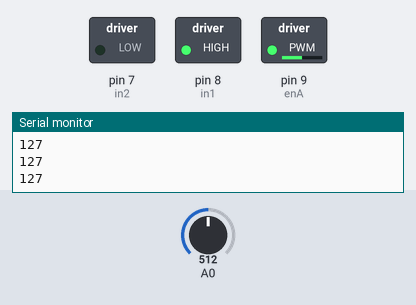
A sketch run on a simulated Arduino Uno, built with avr-gcc and run on an emulated ATmega328P. Shown: switched loads named in the sketch (green lamp = pin HIGH), the last lines printed to the serial monitor. The inputs (shaded band) are chosen by the test bench; at power-on: A0 = 512.

Above: at 1.2 s.
1.3 s: A0 set to 306
At 2.5 s:
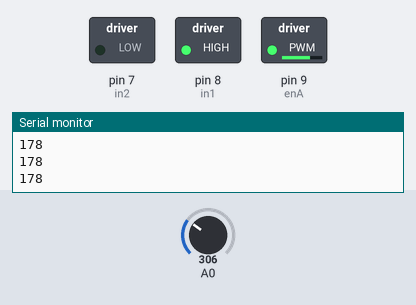
2.8 s: A0 set to 122
At 3.9 s:
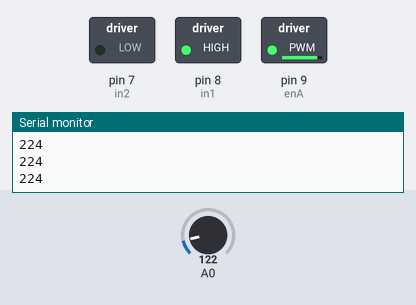
4.3 s: A0 set to 900
At 5.0 s:
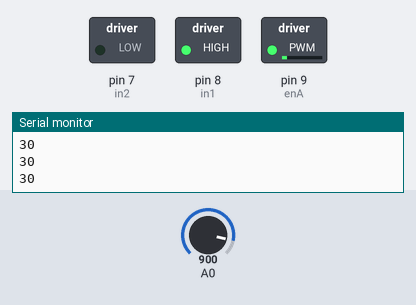
5.8 s: A0 set to 1023
At 6.1 s:
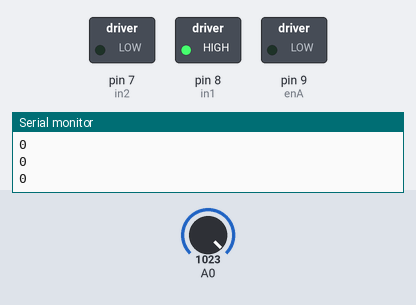
7.3 s: A0 set to 511
At 8.4 s:
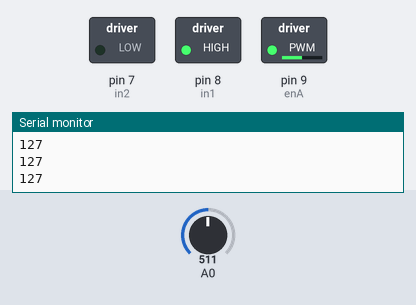
Timing chart, 0 to 9.8 s (numbered marks = the images above; inputs shaded):
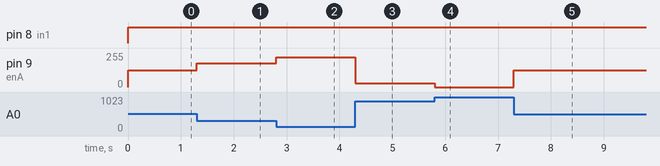

Measured:
- after the input at 1.3 s, pin 9 (enA): 127/255 → 178/255 at once
- after the input at 2.8 s, pin 9 (enA): 178/255 → 224/255 at once
- after the input at 4.3 s, pin 9 (enA): 224/255 → 30/255 at once
- after the input at 5.8 s, pin 9 (enA): 30/255 → 0/255 at once
- after the input at 7.3 s, pin 9 (enA): 0/255 → 127/255 at once

The sketch:

dcmotor-potentiometer.ino
```cpp
// Motor A connections
int enA = 9;
int in1 = 8;
int in2 = 7;


void setup() {

  Serial.begin(9600);
  // Set all thOUTPUT);
  pinMode(in2, OUTPUT);
  pinMode(enA, OUTPUT);
  pinMode(in1, OUTPUT);
  digitalWrite(A0, INPUT);

  // Turn off motors - Initial state
  digitalWrite(in1, LOW);
  digitalWrite(in2, LOW);

}

void loop() {

  int poten = analogRead(A0);

  int finall = map(poten,1023,0,0,255);

  digitalWrite(in1, HIGH);
  digitalWrite(in2, LOW);

  analogWrite(enA, finall);

  Serial.println(finall);


}
```
